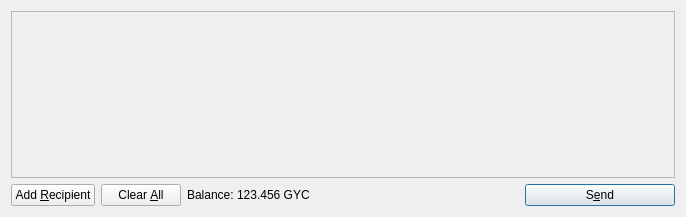
<?xml version="1.0" encoding="UTF-8"?>
<ui version="4.0">
 <class>SendCoinsDialog</class>
 <widget class="QDialog" name="SendCoinsDialog">
  <property name="geometry">
   <rect>
    <x>0</x>
    <y>0</y>
    <width>686</width>
    <height>217</height>
   </rect>
  </property>
  <property name="windowTitle">
   <string>Send Coins</string>
  </property>
  <layout class="QVBoxLayout" name="verticalLayout">
   <item>
    <widget class="QScrollArea" name="scrollArea">
     <property name="widgetResizable">
      <bool>true</bool>
     </property>
     <widget class="QWidget" name="scrollAreaWidgetContents">
      <property name="geometry">
       <rect>
        <x>0</x>
        <y>0</y>
        <width>666</width>
        <height>165</height>
       </rect>
      </property>
      <layout class="QVBoxLayout" name="verticalLayout_2">
       <property name="margin">
        <number>0</number>
       </property>
       <item>
        <layout class="QVBoxLayout" name="entries">
         <property name="spacing">
          <number>6</number>
         </property>
        </layout>
       </item>
       <item>
        <spacer name="verticalSpacer">
         <property name="orientation">
          <enum>Qt::Vertical</enum>
         </property>
         <property name="sizeHint" stdset="0">
          <size>
           <width>20</width>
           <height>40</height>
          </size>
         </property>
        </spacer>
       </item>
      </layout>
     </widget>
    </widget>
   </item>
   <item>
    <layout class="QHBoxLayout" name="horizontalLayout">
     <item>
      <widget class="QPushButton" name="addButton">
       <property name="toolTip">
        <string>Send to multiple recipients at once</string>
       </property>
       <property name="text">
        <string>Add &amp;Recipient</string>
       </property>
       <property name="icon">
        <iconset resource="../bitcoin.qrc">
         <normaloff>:/icons/add</normaloff>:/icons/add</iconset>
       </property>
       <property name="autoDefault">
        <bool>false</bool>
       </property>
      </widget>
     </item>
     <item>
      <widget class="QPushButton" name="clearButton">
       <property name="sizePolicy">
        <sizepolicy hsizetype="Minimum" vsizetype="Fixed">
         <horstretch>0</horstretch>
         <verstretch>0</verstretch>
        </sizepolicy>
       </property>
       <property name="toolTip">
        <string>Remove all transaction fields</string>
       </property>
       <property name="text">
        <string>Clear &amp;All</string>
       </property>
       <property name="icon">
        <iconset resource="../bitcoin.qrc">
         <normaloff>:/icons/remove</normaloff>:/icons/remove</iconset>
       </property>
       <property name="autoRepeatDelay">
        <number>300</number>
       </property>
       <property name="autoDefault">
        <bool>false</bool>
       </property>
      </widget>
     </item>
     <item>
      <layout class="QHBoxLayout" name="horizontalLayout_2">
       <property name="spacing">
        <number>3</number>
       </property>
       <item>
        <widget class="QLabel" name="label">
         <property name="text">
          <string>Balance:</string>
         </property>
        </widget>
       </item>
       <item>
        <widget class="QLabel" name="labelBalance">
         <property name="cursor">
          <cursorShape>IBeamCursor</cursorShape>
         </property>
         <property name="text">
          <string>123.456 GYC</string>
         </property>
         <property name="textInteractionFlags">
          <set>Qt::LinksAccessibleByMouse|Qt::TextSelectableByKeyboard|Qt::TextSelectableByMouse</set>
         </property>
        </widget>
       </item>
      </layout>
     </item>
     <item>
      <spacer name="horizontalSpacer">
       <property name="orientation">
        <enum>Qt::Horizontal</enum>
       </property>
       <property name="sizeHint" stdset="0">
        <size>
         <width>40</width>
         <height>20</height>
        </size>
       </property>
      </spacer>
     </item>
     <item>
      <widget class="QPushButton" name="sendButton">
       <property name="minimumSize">
        <size>
         <width>150</width>
         <height>0</height>
        </size>
       </property>
       <property name="toolTip">
        <string>Confirm the send action</string>
       </property>
       <property name="text">
        <string>S&amp;end</string>
       </property>
       <property name="icon">
        <iconset resource="../bitcoin.qrc">
         <normaloff>:/icons/send</normaloff>:/icons/send</iconset>
       </property>
       <property name="default">
        <bool>true</bool>
       </property>
      </widget>
     </item>
    </layout>
   </item>
  </layout>
 </widget>
 <resources>
  <include location="../bitcoin.qrc"/>
 </resources>
 <connections/>
</ui>
